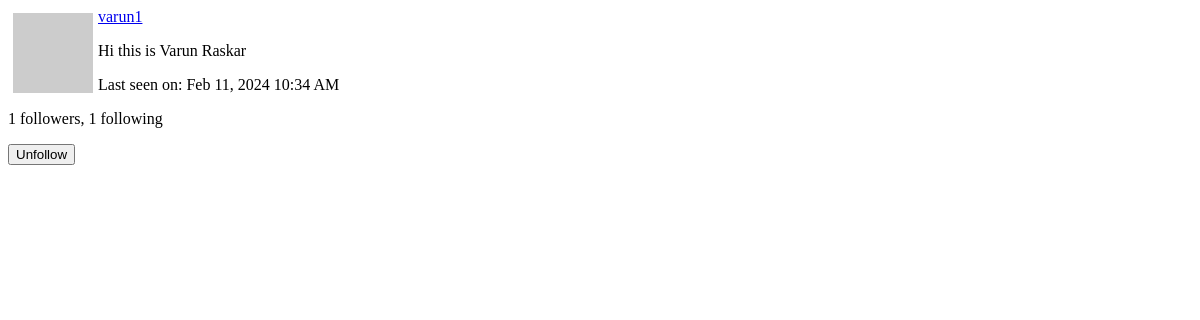
Before: /user/varun1/popup (signed in) with the older database file.
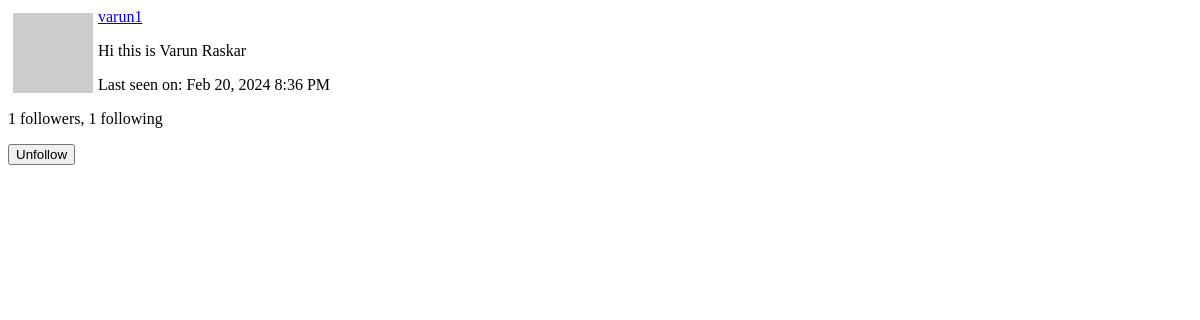
After: the same page with the newer database file.
### app/models.py (models this page shows, shortened)
class User(UserMixin,db.Model):
    id: so.Mapped[int] = so.mapped_column(primary_key=True)
    username: so.Mapped[str] = so.mapped_column(sa.String(64), index=True, unique=True)
    email: so.Mapped[str] = so.mapped_column(sa.String(120), index=True, unique=True)
    password_hash: so.Mapped[Optional[str]] = so.mapped_column(sa.String(256))
    posts: so.WriteOnlyMapped['Post'] = so.relationship(back_populates='author')
    about_me: so.Mapped[Optional[str]] = so.mapped_column(sa.String(140))
    last_seen: so.Mapped[Optional[datetime]] = so.mapped_column(default=lambda: datetime.now(timezone.utc))
    last_message_read_time: so.Mapped[Optional[datetime]]
    messages_sent: so.WriteOnlyMapped['Message'] = so.relationship(foreign_keys='Message.sender_id', back_populates='author')
    messages_received: so.WriteOnlyMapped['Message'] = so.relationship(foreign_keys='Message.recipient_id', back_populates='recipient')
    notifications: so.WriteOnlyMapped['Notification'] = so.relationship(back_populates='user')
    tasks: so.WriteOnlyMapped['Task'] = so.relationship(back_populates='user')
    def avatar(self, size):
        digest = md5(self.email.lower().encode('utf-8')).hexdigest()
        return f'https://www.gravatar.com/avatar/{digest}?d=identicon&s={size}'
    following: so.WriteOnlyMapped['User'] = so.relationship(
        secondary=followers, primaryjoin=(followers.c.follower_id == id),
        secondaryjoin=(followers.c.followed_id == id),
        back_populates='followers')
    followers: so.WriteOnlyMapped['User'] = so.relationship(
        secondary=followers, primaryjoin=(followers.c.followed_id == id),
        secondaryjoin=(followers.c.follower_id == id),
        back_populates='following')
    def is_following(self, user):
        query = self.following.select().where(User.id == user.id)
        return db.session.scalar(query) is not None
    def followers_count(self):
        query = sa.select(sa.func.count()).select_from(self.followers.select().subquery())
        return db.session.scalar(query)
    def following_count(self):
        query = sa.select(sa.func.count()).select_from(self.following.select().subquery())
        return db.session.scalar(query)

### app/main/routes.py (the view)
@bp.route('/user/<username>/popup')
@login_required
def user_popup(username):
    user = db.first_or_404(sa.select(User).where(User.username == username))
    form = EmptyForm()
    return render_template('user_popup.html', user=user, form=form)

### app/main/forms.py
class SearchForm(FlaskForm):
    q = StringField(_l('Search'), validators=[DataRequired()])
    def __init__(self, *args, **kwargs):
        if 'formdata' not in kwargs:
            kwargs['formdata'] = request.args
        if 'meta' not in kwargs:
            kwargs['meta'] = {'csrf': False}
        super(SearchForm, self).__init__(*args, **kwargs)

class EmptyForm(FlaskForm):
    submit = SubmitField('Submit')

### app/__init__.py (called while the page is built)
def get_locale():
    return request.accept_languages.best_match(current_app.config['LANGUAGES'])

### app/main/routes.py (called while the page is built)
@bp.before_app_request
def before_request():
    if current_user.is_authenticated:
        current_user.last_seen = datetime.utcnow()
        db.session.commit()
        g.search_form = SearchForm()
    g.locale = str(get_locale())

@bp.before_request
def before_request():
    if current_user.is_authenticated:
        current_user.last_seen = datetime.now(timezone.utc)
        db.session.commit()
    g.locale = str(get_locale())

### app/models.py (called while the page is built)
@login.user_loader
def load_user(id):
    return db.session.get(User, int(id))

### app/templates/user_popup.html (shortened to what this page needs)
<div>
    <img src="{{ user.avatar(64) }}" style="margin: 5px; float: left">
    <p><a href="{{ url_for('main.user', username=user.username) }}">{{ user.username }}</a></p>
    {% if user.about_me %}<p>{{ user.about_me }}</p>{% endif %}
    {% if user.last_seen %}
    <p>{{ _('Last seen on') }}: {{ moment(user.last_seen).format('lll') }}</p>
    {% endif %}
    <p>{{ _('%(count)d followers', count=user.followers_count()) }}, {{ _('%(count)d following', count=user.following_count()) }}</p>
    {% if user != current_user %}
      {% if not current_user.is_following(user) %}
      <p>
        <form action="{{ url_for('main.follow', username=user.username) }}" method="post">
          {{ form.hidden_tag() }}
          {{ form.submit(value=_('Follow'), class_='btn btn-outline-primary btn-sm') }}
        </form>
      </p>
      {% else %}
      <p>
        <form action="{{ url_for('main.unfollow', username=user.username) }}" method="post">
          {{ form.submit(value=_('Unfollow'), class_='btn btn-outline-primary btn-sm') }}
        </form>
      </p>
      {% endif %}
    {% endif %}
  </div>

Changed rows visible on the page:
changed User "varun1": last_seen "Feb 11, 2024 10:34 AM" → "Feb 20, 2024 8:36 PM"
